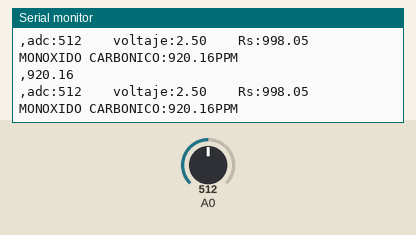
The sketch below on a simulated Arduino Uno, built with avr-gcc and run on an emulated ATmega328P. Parts: the last lines printed to the serial monitor. Inputs (shaded band) come from the test bench; at power-on: A0 = 512.

Above: at 1.2 s.
1.3 s: A0 set to 716
At 1.47 s:
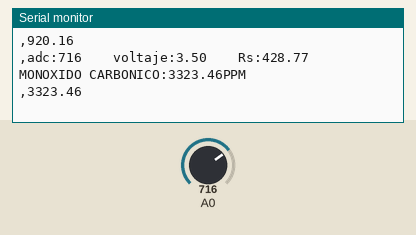
4.3 s: A0 set to 511
At 4.31 s:
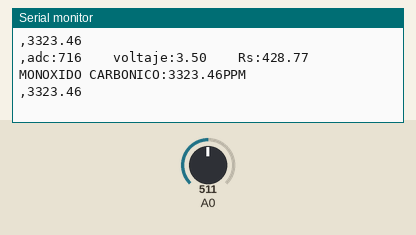
7.3 s: A0 set to 122
At 7.36 s:
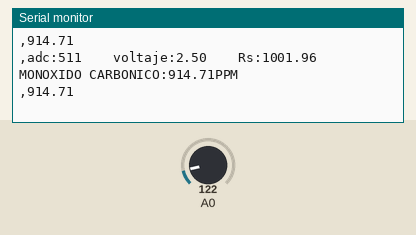
10.3 s: A0 set to 0
At 11.0 s:
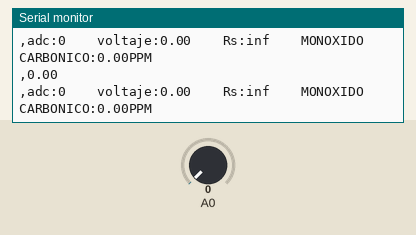
11.9 s: A0 set to 1023
At 12.06 s:
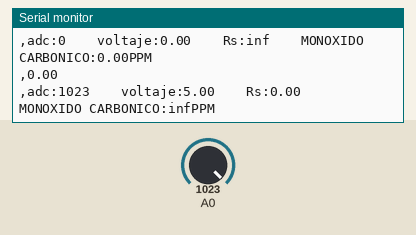
13.5 s: A0 set to 306
At 13.59 s:
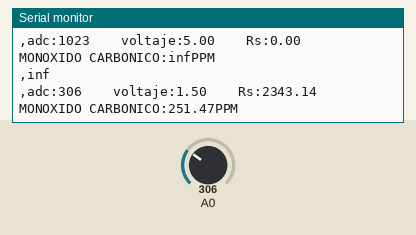
Timing chart, 0 to 16.5 s (numbered marks = the images above; inputs shaded):
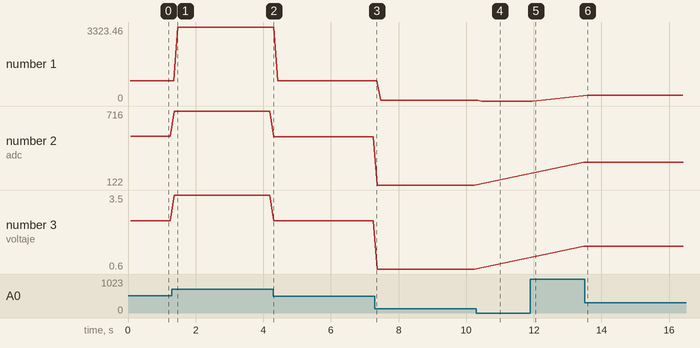

Measured:
- after the input at 1.3 s, the serial monitor: prints a new line after 0.06 s (image 1)
- after the input at 10.3 s, the serial monitor: prints a new line after 0.06 s (image 4)
- after the input at 11.9 s, the serial monitor: prints a new line after 0.06 s (image 5)
- plotted number 1: 920.16 → 3323.46 after the input at 1.3 s, 3323.46 → 914.71 after the input at 4.3 s, 914.71 → 43.92 after the input at 7.3 s, 43.92 → 0 after the input at 10.3 s, 0 → 251.47 after the input at 13.5 s
- plotted number 2: 512 → 716 after the input at 1.3 s, 716 → 511 after the input at 4.3 s, 511 → 122 after the input at 7.3 s, 122 → 306 after the input at 11.9 s
- plotted number 3: 2.5 → 3.5 after the input at 1.3 s, 3.5 → 2.5 after the input at 4.3 s, 2.5 → 0.6 after the input at 7.3 s, 0.6 → 1.5 after the input at 11.9 s

The sketch:

MQ7_FINAL.ino
```cpp
void setup() {
  Serial.begin(9600);

}

void loop() {

  int adc_MQ = analogRead(A0); //Lemos la salida analógica  del MQ
  float voltaje = adc_MQ * (5.0 / 1023.0); //Convertimos la lectura en un valor de voltaje
  float Rs=1000*((5-voltaje)/voltaje);  //Calculamos Rs con un RL de 1k
  double CO=102*pow(Rs/4242.424, -1.52); // calculamos la concentración  de alcohol con la ecuación obtenida.
  //-------Enviamos los valores por el puerto serial------------
  Serial.print("adc:");
  Serial.print(adc_MQ);
  Serial.print("    voltaje:");
  Serial.print(voltaje);
  Serial.print("    Rs:");
  Serial.print(Rs);
  Serial.print("    MONOXIDO CARBONICO:");
  Serial.print(CO);
  Serial.println("PPM");

  Serial.print(",");
  Serial.println(CO);
  Serial.print(",");

  delay(100);
}
```
